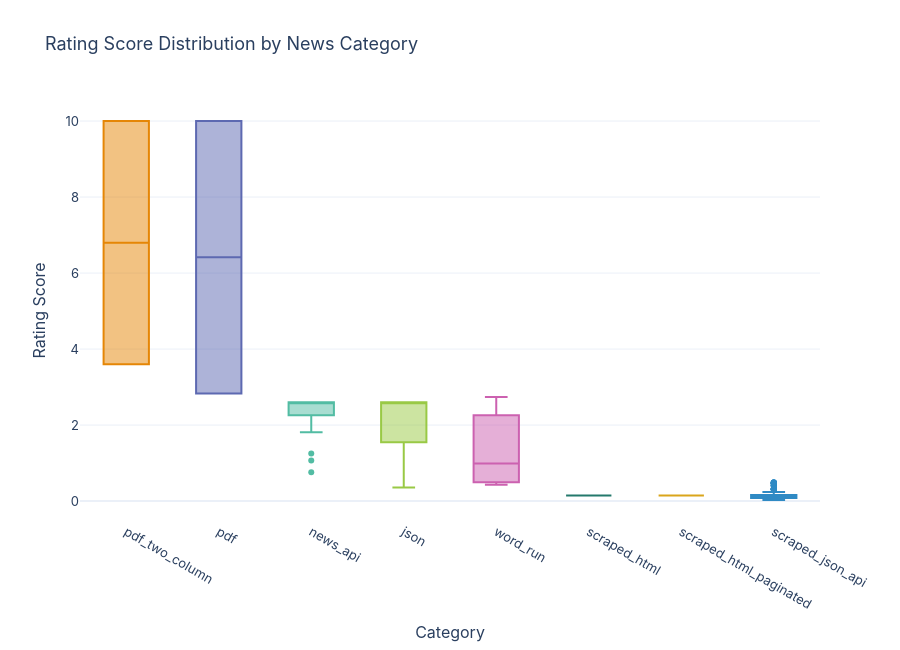

The code cell stored with this chart in its notebook:
### Markdown cell above
## 15. Interactive Chart — Rating by Category Boxplot

**Question and chart choice:** An interactive boxplot compares distributions across groups while allowing record-level hover inspection.

### Code cell
fig = build_rating_by_category_boxplot_fig(df)
path = _save_and_display_plotly(
    fig,
    "rating_by_category_interactive_boxplot",
    height=650,
)
print(path)

### Figure 1 — Plotly figure (JSON) as saved in the notebook; plotly's stock layout.template omitted (floating-point values rounded to 4 significant figures; data arrays with more than 128 entries replaced by an {"elided": "..."} marker saying what was removed)
{"data": [{"alignmentgroup": "True", "customdata": [["pdf_two_column", "data/raw/pdf/news_two_column.pdf", null, 2124, 2124], ["pdf_two_column", "data/raw/pdf/news_two_column.pdf", null, 360, 360], ["pdf_two_column", "data/raw/pdf/news_two_column.pdf", null, 2124, 2124], ["pdf_two_column", "data/raw/pdf/news_two_column.pdf", null, 360, 360], ["pdf_two_column", "unknown", null, 2124, 2124], ["pdf_two_column", "unknown", null, 360, 360], ["pdf_two_column", "unknown", null, 2124, 2124], ["pdf_two_column", "unknown", null, 360, 360], ["pdf_two_column", "unknown", null, 2124, 2124], ["pdf_two_column", "unknown", null, 360, 360], ["pdf_two_column", "unknown", null, 2124, 2124], ["pdf_two_column", "unknown", null, 360, 360], ["pdf_two_column", "unknown", null, 2124, 2124], ["pdf_two_column", "unknown", null, 360, 360], ["pdf_two_column", "unknown", null, 2124, 2124], ["pdf_two_column", "unknown", null, 360, 360], ["pdf_two_column", "unknown", null, 2124, 2124], ["pdf_two_column", "unknown", null, 360, 360]], "hovertemplate": "<b>%{hovertext}</b><br><br>Category=%{x}<br>Rating Score=%{y}<br>document_type=%{customdata[0]}<br>source_name=%{customdata[1]}<br>published_year=%{customdata[2]}<br>popularity=%{customdata[3]:.2f}<br>content_length=%{customdata[4]}<extra></extra>", "hovertext": ["Untitled record", "Untitled record", "Untitled record", "Untitled record", "Untitled record", "Untitled record", "Untitled record", "Untitled record", "Untitled record", "Untitled record", "Untitled record", "Untitled record", "Untitled record", "Untitled record", "Untitled record", "Untitled record", "Untitled record", "Untitled record"], "legendgroup": "pdf_two_column", "marker": {"color": "rgb(229, 134, 6)"}, "name": "pdf_two_column", "notched": false, "offsetgroup": "pdf_two_column", "orientation": "v", "showlegend": true, "type": "box", "x": ["pdf_two_column", "pdf_two_column", "pdf_two_column", "pdf_two_column", "pdf_two_column", "pdf_two_column", "pdf_two_column", "pdf_two_column", "pdf_two_column", "pdf_two_column", "pdf_two_column", "pdf_two_column", "pdf_two_column", "pdf_two_column", "pdf_two_column", "pdf_two_column", "pdf_two_column", "pdf_two_column"], "x0": " ", "xaxis": "x", "y": [10.0, 3.6, 10.0, 3.6, 10.0, 3.6, 10.0, 3.6, 10.0, 3.6, 10.0, 3.6, 10.0, 3.6, 10.0, 3.6, 10.0, 3.6], "y0": " ", "yaxis": "y"}, {"alignmentgroup": "True", "customdata": [["pdf", "data/raw/pdf/news_normal.pdf", null, 1019, 1019], ["pdf", "data/raw/pdf/news_normal.pdf", null, 283, 283], ["pdf", "data/raw/pdf/news_normal.pdf", null, 1019, 1019], ["pdf", "data/raw/pdf/news_normal.pdf", null, 283, 283], ["pdf", "unknown", null, 1019, 1019], ["pdf", "unknown", null, 283, 283], ["pdf", "unknown", null, 1019, 1019], ["pdf", "unknown", null, 283, 283], ["pdf", "unknown", null, 1019, 1019], ["pdf", "unknown", null, 283, 283], ["pdf", "unknown", null, 1019, 1019], ["pdf", "unknown", null, 283, 283], ["pdf", "unknown", null, 1019, 1019], ["pdf", "unknown", null, 283, 283], ["pdf", "unknown", null, 1019, 1019], ["pdf", "unknown", null, 283, 283], ["pdf", "unknown", null, 1019, 1019], ["pdf", "unknown", null, 283, 283]], "hovertemplate": "<b>%{hovertext}</b><br><br>Category=%{x}<br>Rating Score=%{y}<br>document_type=%{customdata[0]}<br>source_name=%{customdata[1]}<br>published_year=%{customdata[2]}<br>popularity=%{customdata[3]:.2f}<br>content_length=%{customdata[4]}<extra></extra>", "hovertext": ["Untitled record", "Untitled record", "Untitled record", "Untitled record", "Untitled record", "Untitled record", "Untitled record", "Untitled record", "Untitled record", "Untitled record", "Untitled record", "Untitled record", "Untitled record", "Untitled record", "Untitled record", "Untitled record", "Untitled record", "Untitled record"], "legendgroup": "pdf", "marker": {"color": "rgb(93, 105, 177)"}, "name": "pdf", "notched": false, "offsetgroup": "pdf", "orientation": "v", "showlegend": true, "type": "box", "x": ["pdf", "pdf", "pdf", "pdf", "pdf", "pdf", "pdf", "pdf", "pdf", "pdf", "pdf", "pdf", "pdf", "pdf", "pdf", "pdf", "pdf", "pdf"], "x0": " ", "xaxis": "x", "y": [10.0, 2.83, 10.0, 2.83, 10.0, 2.83, 10.0, 2.83, 10.0, 2.83, 10.0, 2.83, 10.0, 2.83, 10.0, 2.83, 10.0, 2.83], "y0": " ", "yaxis": "y"}, {"alignmentgroup": "True", "customdata": [["news_api", "motley fool australia", null, 181, 181], ["news_api", "the punch", null, 226, 226], ["news_api", "the times of india", null, 260, 260], ["news_api", "financial post", null, 260, 260], ["news_api", "cna", null, 260, 260], ["news_api", "the times of india", null, 260, 260], ["news_api", "khabarhub.com", null, 260, 260], ["news_api", "businessline", null, 125, 125], ["news_api", "the times of india", null, 228, 228], ["news_api", "rlsbb.to", null, 260, 260], ["news_api", "thechronicle.com.gh", null, 260, 260], ["news_api", "thechronicle.com.gh", null, 260, 260], ["news_api", "new zealand herald", null, 76, 76], ["news_api", "phonearena", null, 107, 107], ["news_api", "globalresearch.ca", null, 260, 260], ["news_api", "paul tan's automotive news", null, 260, 260], ["news_api", "the times of india", null, 260, 260], ["news_api", "globenewswire", null, 260, 260]], "hovertemplate": "<b>%{hovertext}</b><br><br>Category=%{x}<br>Rating Score=%{y}<br>document_type=%{customdata[0]}<br>source_name=%{customdata[1]}<br>published_year=%{customdata[2]}<br>popularity=%{customdata[3]:.2f}<br>content_length=%{customdata[4]}<extra></extra>", "hovertext": ["Why EOS, Humm, New Hope, and Sims shares are storming higher today", "SWDC partners FTID to boost S’West rural devt", "GATE 2026 final answer key not released yet, results likely to be out tomorrow: Check details here", "LTM Named NVIDIA Partner Network ‘Rising Star Consulting Partner of the Year’ at NVIDIA GTC 2026", "Asian stocks rally as oil retreats, Fed in spotlight", "Trump administration defends Anthropic blacklisting in US court", "Economic Digest: Nepal’s Business News in a Snap", "17 stocks including Tata Steel, SBI, Varun Beverages, Shree Cement, Wipro, Ceigall, NHPC, Paisalo, Strides Pharma will remain in focus on Wednesday", "Nvidia preparing Groq chips that can be sold in Chinese market, sources say", "Heroes of Science and Fiction-TENOKE", "Ghana’s Mining Investment Ranking Tumbles …Jinapor Expresses Concern", "I’ll Model Ghana Police After Scotland Yard, NYPD –IGP", "NZ Dairy Industry Awards 2026: Olivia Sutton and Craig Dobbe win Auckland Hauraki share farmer title", "Your next Galaxy may lose a key Samsung feature to cut costs", "A New Study Challenges the Climate Establishment’s Key Warming Metric", "Tesla sued for USD1 million after Cybertruck nearly drives off Houston overpass while FSD mode engaged", "Global Market | Nikkei jumps nearly 2% as AI, chip stocks rally", "SAB BIO Announces Pricing of $85 Million Public Offering of Common Stock and Pre-Funded Warrants"], "legendgroup": "news_api", "marker": {"color": "rgb(82, 188, 163)"}, "name": "news_api", "notched": false, "offsetgroup": "news_api", "orientation": "v", "showlegend": true, "type": "box", "x": ["news_api", "news_api", "news_api", "news_api", "news_api", "news_api", "news_api", "news_api", "news_api", "news_api", "news_api", "news_api", "news_api", "news_api", "news_api", "news_api", "news_api", "news_api"], "x0": " ", "xaxis": "x", "y": [1.81, 2.26, 2.6, 2.6, 2.6, 2.6, 2.6, 1.25, 2.28, 2.6, 2.6, 2.6, 0.76, 1.07, 2.6, 2.6, 2.6, 2.6], "y0": " ", "yaxis": "y"}, {"alignmentgroup": "True", "customdata": {"elided": "89x5 mixed values"}, "hovertemplate": "<b>%{hovertext}</b><br><br>Category=%{x}<br>Rating Score=%{y}<br>document_type=%{customdata[0]}<br>source_name=%{customdata[1]}<br>published_year=%{customdata[2]}<br>popularity=%{customdata[3]:.2f}<br>content_length=%{customdata[4]}<extra></extra>", "hovertext": ["Samsung introduces Hearapy, an app that helps reduce motion sickness using sound", "Royals #1 Preview: Telepathic Twins Gamble in Seoul's Underworld", "Here's How To Decipher The Different Grades Of Motor Oil", "Newsom Signs Executive Order Requiring AI Companies to Provide Safety, Privacy Guardrails", "Economic Digest: Nepal’s Business News in a Snap", "Soil Health: How Deep It Goes & How to Improve It | growᴬᴳ", "Kobo Libra 2 has better Kobo Remote connectivity", "Mind games: How football stars are fuelling chess boom", "Blackline Safety Announces 2026 Voting Results from Shareholders Meeting", "Toshiba Begins Sampling of 30-34 TB SMR Nearline Hard Disk Drives", "Ticket #64996 (Allow non-ASCII (Unicode) usernames) created", "Your Next Sleep Tracker Isn’t a Watch, It’s Your Bedside Lamp", "Commentary: AI drives global tech layoffs, but Intel, QNAP, and Realtek tell different stories", "Hume Health Hume Band Claims Evaluated: Does It Work or Just Another AI-Powered Fitness Activity Tracker", "Tech4Dev names Abraham Akpan country manager", "Toyota is still trying to make hydrogen-fueled vehicles a reality", "Observed and projected climate extremes in northwest highlands of Ethiopia and their implications in potato-based farming systems", "Army Reaches Conditional Agreement with Private Industry for Hyperscaled Data Centers", "Hollywood High Forever: Mitski’s Residency Shines a Fresh Light on the Famed School’s Rich Show-Biz History", "RAKIA Achieves CMMC Level 1 Compliance, Expanding Access to U.S. Defense Contracts and Accelerating Federal Growth Strategy", "Bitcoin And Ethereum Adoption Gets A Boost From Schwab Launch", "Canadian and Global News Roundup: Space Missions, Scams, Health Alerts, and More", "Chinese Scientists Bioengineering Plants With Firefly Genes to Glow, in Effort to Light Cities at Night", "Erdogan's digital Iron Curtain", "I didn’t realize how much of Amazon's Fallout set was actually real", "Exposing a Radiation-Hardened 2.4 GHz Wi-Fi Receiver to 500 Kilograys", "AI-Driven school expanding to major US cities despite union pushback", "Student Asked His Tech Savvy Friend To Permanently Disable A School Chromebook Before Teachers Could Inspect It, So The Friend Used The Opportunity To Settle An Old Score And Fried The Laptop Completely", "Red state city piles on charges for grandma arrested for crude costume at Trump protest", "Oklahoma Considers Using Aerial Photography to Assess Property Taxes Without Inspections", "SoftServe Launches New Brand Identity: ‘Technology Elevated’", "Billions Lost to Server Outages in 2025: Cloud Failures Cost Global Economy Hundreds of Billions", "Ray Dalio says we're in a world war — and it's only just beginning", "Amazon Deals of the Day: Put a Samsung Galaxy Watch 8 on Your Wrist for $60 Off", "SoftServe Launches New Brand Identity: ‘Technology Elevated’", "F-35 Got Hit", "IBFD and Vrije Universiteit Amsterdam Announce Launch of an Online Tax & Technology Certificate Programme", "ANSR Announces Launch of ANSR MedTech, a Global Capability Center for High-Growth MedTech Leader", "JFE Engineering Corp invests ₹128 cr in 2 projects of Antony Waste Handling Cell in AP", "GILDA Blu-ray Review: The Atypical Noir Gets a Fresh Restoration", "India no longer interested in hosting COP33 climate event in 2028", "New Yorkers Like What They See From Mamdani So Far", "Readers Write: Chatbots Are Repeating a Familiar Healthcare Mistake", "Apple's Three-Year Plan to 'Reinvent' the iPhone is Underway", "Crypto Long & Short: Asia’s digital asset crackdown: accountability gets personal", "Sony's Super Bright True RGB TV Technology Is Turning Heads", "Gen Z workers are so fearful AI will take their job they’re intentionally sabotaging their company’s AI rollout", "ADI Predictstreet Secures Gibraltar Regulatory Approval to Scale Its Data-Driven Forecasting Platform Globally", "Microsoft acknowledges Windows 11’s search problems, working on a fix", "Hackers steal and leak sensitive LAPD police documents | TechCrunch", "When does a Samsung Galaxy tablet make the difference for your business?", "New York Times Guild Slams Paper’s AI Policies as ‘Woefully Inadequate’", "(PR) Intel and SambaNova Advance Agentic AI with Xeon 6", "Advancing Novel Surrogate Endpoints For Rare Disease Drug Development Workshop - 05/18/2026", "The Chicago underground rock community grieves engineer Simon Small", "Fiserv Hires JPMorgan Executive Adam Hyde to Lead Merchant Operations", "CDER and CBER accept first submission to ISTAND Pilot Program", "UPSC Quiz – 2026 : IASbaba’s Daily Current Affairs Quiz 8th April 2026", "Flow Cytometry Market Set to Surpass USD 12.19 Billion by 2035, Driven by Rising Demand for Precision Diagnostics – SNS Insider", "Zinc7 Claims Evaluated: The Most Potent Zinc Supplement on the Market by True Cellular Formulas", "Big money wants a seat in deals, not just funds—and it’s reshaping India’s private markets", "War disruptions fuel interest in EV retrofits, demand more than doubles", "NHRC member defends notice to MeitY, says child safety concerns override pending DPDP enforcement", "Central government yet to notify selection panels for data protection board", "Startups spot a cool opening as ACs become everyday need", "Brain health startup Ivory develops 'treadmill test' for brain; focusses on cognitive health in India", "Moving up the value chain proves costly as tech majors and GCCs slash jobs", "In the face of rampant AI, is ‘data poisoning’ a new form of civil disobedience?", "Gatchaman #17 Preview: Science Ninjas Vs. Alien Nerds", "Together we can eradicate this stowaway menace", "Nigeria’s painful loss of military men to insurgency", "Lagos college warns aesthetic medicine students on safety", "WATCH: Video captures moment hero principal takes down gunman at Oklahoma high school", "WATCH: Rock & Roll Hall of Fame's class of 2026 includes Phil Collins, Wu-Tang Clan and more", "Automated Content Marketing Workflow: 6-Step Guide", "Nasdaq 100, S&P 500 finish at record on Intel’s blowout results", "HERE and KOTEI partner to build AI‑native navigation for the software‑defined vehicle era", "Navy review puts future of highest-tech US aircraft carriers in question", "US orders global warning over alleged AI theft by DeepSeek and Chinese firms", "PITAKA Is Letting the World Design Its Next Phone Cases, Royalties Included. Here’s How To Participate", "Sorry AI, you’re just not human enough", "On air pollution, we need to get the scientific plumbing right: Santosh Harish, Coefficient Giving", "Asked to work beyond office hours? Know your rights under new Labour Code", "US State Dept orders global warning about alleged AI thefts by DeepSeek, other Chinese firms", "U.S. embassy signs MOU with Ilorin Innovation Hub for tech expansion", "iSpring to Showcase Cutting-Edge Water Filtration Solutions at WQA 2026 Expo", "China’s First Purpose-Built Robotaxi Customized for CaoCao Debuts at Auto China 2026, with Mass Production Planned for 2027", "DOHS Cares, TSM House partner to deploy digital tools against rising SGBV, femicide cases", "Govt forms panel under SBI chief to assess risks from AI platform Mythos"], "legendgroup": "json", "marker": {"color": "rgb(153, 201, 69)"}, "name": "json", "notched": false, "offsetgroup": "json", "orientation": "v", "showlegend": true, "type": "box", "x": ["json", "json", "json", "json", "json", "json", "json", "json", "json", "json", "json", "json", "json", "json", "json", "json", "json", "json", "json", "json", "json", "json", "json", "json", "json", "json", "json", "json", "json", "json", "json", "json", "json", "json", "json", "json", "json", "json", "json", "json", "json", "json", "json", "json", "json", "json", "json", "json", "json", "json", "json", "json", "json", "json", "json", "json", "json", "json", "json", "json", "json", "json", "json", "json", "json", "json", "json", "json", "json", "json", "json", "json", "json", "json", "json", "json", "json", "json", "json", "json", "json", "json", "json", "json", "json", "json", "json", "json", "json"], "x0": " ", "xaxis": "x", "y": [2.6, 2.6, 1.53, 0.73, 2.6, 1.35, 2.05, 1.83, 2.6, 2.6, 2.6, 2.1, 2.6, 1.47, 2.28, 2.6, 2.6, 2.6, 2.6, 0.92, 2.6, 1.99, 1.93, 1.86, 1.08, 1.98, 1.71, 0.36, 2.6, 1.84, 2.6, 2.6, 1.42, 1.24, 0.67, 2.6, 2.6, 2.6, 1.71, 2.6, 1.35, 1.57, 0.76, 2.6, 2.6, 2.6, 1.41, 2.6, 2.6, 1.72, 2.6, 2.6, 2.6, 1.84, 2.6, 2.6, 2.44, 2.6, 2.6, 1.43, 1.01, 1.88, 2.6, 2.6, 2.6, 2.6, 2.6, 1.1, 2.6, 2.35, 2.4, 2.46, 0.88, 0.96, 1.52, 1.72, 2.6, 2.6, 1.72, 2.6, 0.89, 1.2, 2.6, 2.6, 2.6, 2.6, 1.27, 2.6, 1.55], "y0": " ", "yaxis": "y"}, {"alignmentgroup": "True", "customdata": {"elided": "56x5 mixed values"}, "hovertemplate": "<b>%{hovertext}</b><br><br>Category=%{x}<br>Rating Score=%{y}<br>document_type=%{customdata[0]}<br>source_name=%{customdata[1]}<br>published_year=%{customdata[2]}<br>popularity=%{customdata[3]:.2f}<br>content_length=%{customdata[4]}<extra></extra>", "hovertext": ["Untitled record", "Untitled record", "Untitled record", "Untitled record", "Untitled record", "Untitled record", "Untitled record", "Untitled record", "Untitled record", "Untitled record", "Untitled record", "Untitled record", "Untitled record", "Untitled record", "Untitled record", "Untitled record", "Untitled record", "Untitled record", "Untitled record", "Untitled record", "Untitled record", "Untitled record", "Untitled record", "Untitled record", "Untitled record", "Untitled record", "Untitled record", "Untitled record", "Untitled record", "Untitled record", "Untitled record", "Untitled record", "Untitled record", "Untitled record", "Untitled record", "Untitled record", "Untitled record", "Untitled record", "Untitled record", "Untitled record", "Untitled record", "Untitled record", "Untitled record", "Untitled record", "Untitled record", "Untitled record", "Untitled record", "Untitled record", "Untitled record", "Untitled record", "Untitled record", "Untitled record", "Untitled record", "Untitled record", "Untitled record", "Untitled record"], "legendgroup": "word_run", "marker": {"color": "rgb(204, 97, 176)"}, "name": "word_run", "notched": false, "offsetgroup": "word_run", "orientation": "v", "showlegend": true, "type": "box", "x": ["word_run", "word_run", "word_run", "word_run", "word_run", "word_run", "word_run", "word_run", "word_run", "word_run", "word_run", "word_run", "word_run", "word_run", "word_run", "word_run", "word_run", "word_run", "word_run", "word_run", "word_run", "word_run", "word_run", "word_run", "word_run", "word_run", "word_run", "word_run", "word_run", "word_run", "word_run", "word_run", "word_run", "word_run", "word_run", "word_run", "word_run", "word_run", "word_run", "word_run", "word_run", "word_run", "word_run", "word_run", "word_run", "word_run", "word_run", "word_run", "word_run", "word_run", "word_run", "word_run", "word_run", "word_run", "word_run", "word_run"], "x0": " ", "xaxis": "x", "y": [0.5, 0.7, 2.74, 2.58, 1.94, 0.43, 0.49, 1.28, 0.5, 0.7, 2.74, 2.58, 1.94, 0.43, 0.49, 1.28, 0.5, 0.7, 2.74, 2.58, 1.94, 0.43, 0.49, 1.28, 0.5, 0.7, 2.74, 2.58, 1.94, 0.43, 0.49, 1.28, 0.5, 0.7, 2.74, 2.58, 1.94, 0.43, 0.49, 1.28, 0.5, 0.7, 2.74, 2.58, 1.94, 0.43, 0.49, 1.28, 0.5, 0.7, 2.74, 2.58, 1.94, 0.43, 0.49, 1.28], "y0": " ", "yaxis": "y"}, {"alignmentgroup": "True", "customdata": {"elided": "125x5 mixed values"}, "hovertemplate": "<b>%{hovertext}</b><br><br>Category=%{x}<br>Rating Score=%{y}<br>document_type=%{customdata[0]}<br>source_name=%{customdata[1]}<br>published_year=%{customdata[2]}<br>popularity=%{customdata[3]:.2f}<br>content_length=%{customdata[4]}<extra></extra>", "hovertext": ["Untitled record", "Untitled record", "Untitled record", "Untitled record", "Untitled record", "Untitled record", "Untitled record", "Untitled record", "Untitled record", "Untitled record", "Untitled record", "Untitled record", "Untitled record", "Untitled record", "Untitled record", "Untitled record", "Untitled record", "Untitled record", "Untitled record", "Untitled record", "Untitled record", "Untitled record", "Untitled record", "Untitled record", "Untitled record", "Untitled record", "Untitled record", "Untitled record", "Untitled record", "Untitled record", "Untitled record", "Untitled record", "Untitled record", "Untitled record", "Untitled record", "Untitled record", "Untitled record", "Untitled record", "Untitled record", "Untitled record", "Untitled record", "Untitled record", "Untitled record", "Untitled record", "Untitled record", "Untitled record", "Untitled record", "Untitled record", "Untitled record", "Untitled record", "Untitled record", "Untitled record", "Untitled record", "Untitled record", "Untitled record", "Untitled record", "Untitled record", "Untitled record", "Untitled record", "Untitled record", "Untitled record", "Untitled record", "Untitled record", "Untitled record", "Untitled record", "Untitled record", "Untitled record", "Untitled record", "Untitled record", "Untitled record", "Untitled record", "Untitled record", "Untitled record", "Untitled record", "Untitled record", "Untitled record", "Untitled record", "Untitled record", "Untitled record", "Untitled record", "Untitled record", "Untitled record", "Untitled record", "Untitled record", "Untitled record", "Untitled record", "Untitled record", "Untitled record", "Untitled record", "Untitled record", "Untitled record", "Untitled record", "Untitled record", "Untitled record", "Untitled record", "Untitled record", "Untitled record", "Untitled record", "Untitled record", "Untitled record", "Untitled record", "Untitled record", "Untitled record", "Untitled record", "Untitled record", "Untitled record", "Untitled record", "Untitled record", "Untitled record", "Untitled record", "Untitled record", "Untitled record", "Untitled record", "Untitled record", "Untitled record", "Untitled record", "Untitled record", "Untitled record", "Untitled record", "Untitled record", "Untitled record", "Untitled record", "Untitled record", "Untitled record", "Untitled record"], "legendgroup": "scraped_html", "marker": {"color": "rgb(36, 121, 108)"}, "name": "scraped_html", "notched": false, "offsetgroup": "scraped_html", "orientation": "v", "showlegend": true, "type": "box", "x": ["scraped_html", "scraped_html", "scraped_html", "scraped_html", "scraped_html", "scraped_html", "scraped_html", "scraped_html", "scraped_html", "scraped_html", "scraped_html", "scraped_html", "scraped_html", "scraped_html", "scraped_html", "scraped_html", "scraped_html", "scraped_html", "scraped_html", "scraped_html", "scraped_html", "scraped_html", "scraped_html", "scraped_html", "scraped_html", "scraped_html", "scraped_html", "scraped_html", "scraped_html", "scraped_html", "scraped_html", "scraped_html", "scraped_html", "scraped_html", "scraped_html", "scraped_html", "scraped_html", "scraped_html", "scraped_html", "scraped_html", "scraped_html", "scraped_html", "scraped_html", "scraped_html", "scraped_html", "scraped_html", "scraped_html", "scraped_html", "scraped_html", "scraped_html", "scraped_html", "scraped_html", "scraped_html", "scraped_html", "scraped_html", "scraped_html", "scraped_html", "scraped_html", "scraped_html", "scraped_html", "scraped_html", "scraped_html", "scraped_html", "scraped_html", "scraped_html", "scraped_html", "scraped_html", "scraped_html", "scraped_html", "scraped_html", "scraped_html", "scraped_html", "scraped_html", "scraped_html", "scraped_html", "scraped_html", "scraped_html", "scraped_html", "scraped_html", "scraped_html", "scraped_html", "scraped_html", "scraped_html", "scraped_html", "scraped_html", "scraped_html", "scraped_html", "scraped_html", "scraped_html", "scraped_html", "scraped_html", "scraped_html", "scraped_html", "scraped_html", "scraped_html", "scraped_html", "scraped_html", "scraped_html", "scraped_html", "scraped_html", "scraped_html", "scraped_html", "scraped_html", "scraped_html", "scraped_html", "scraped_html", "scraped_html", "scraped_html", "scraped_html", "scraped_html", "scraped_html", "scraped_html", "scraped_html", "scraped_html", "scraped_html", "scraped_html", "scraped_html", "scraped_html", "scraped_html", "scraped_html", "scraped_html", "scraped_html", "scraped_html", "scraped_html", "scraped_html"], "x0": " ", "xaxis": "x", "y": [0.15, 0.15, 0.15, 0.15, 0.15, 0.15, 0.15, 0.15, 0.15, 0.15, 0.15, 0.15, 0.15, 0.15, 0.15, 0.15, 0.15, 0.15, 0.15, 0.15, 0.15, 0.15, 0.15, 0.15, 0.15, 0.15, 0.15, 0.15, 0.15, 0.15, 0.15, 0.15, 0.15, 0.15, 0.15, 0.15, 0.15, 0.15, 0.15, 0.15, 0.15, 0.15, 0.15, 0.15, 0.15, 0.15, 0.15, 0.15, 0.15, 0.15, 0.15, 0.15, 0.15, 0.15, 0.15, 0.15, 0.15, 0.15, 0.15, 0.15, 0.15, 0.15, 0.15, 0.15, 0.15, 0.15, 0.15, 0.15, 0.15, 0.15, 0.15, 0.15, 0.15, 0.15, 0.15, 0.15, 0.15, 0.15, 0.15, 0.15, 0.15, 0.15, 0.15, 0.15, 0.15, 0.15, 0.15, 0.15, 0.15, 0.15, 0.15, 0.15, 0.15, 0.15, 0.15, 0.15, 0.15, 0.15, 0.15, 0.15, 0.15, 0.15, 0.15, 0.15, 0.15, 0.15, 0.15, 0.15, 0.15, 0.15, 0.15, 0.15, 0.15, 0.15, 0.15, 0.15, 0.15, 0.15, 0.15, 0.15, 0.15, 0.15, 0.15, 0.15, 0.15], "y0": " ", "yaxis": "y"}, {"alignmentgroup": "True", "customdata": {"elided": "500x5 mixed values"}, "hovertemplate": "<b>%{hovertext}</b><br><br>Category=%{x}<br>Rating Score=%{y}<br>document_type=%{customdata[0]}<br>source_name=%{customdata[1]}<br>published_year=%{customdata[2]}<br>popularity=%{customdata[3]:.2f}<br>content_length=%{customdata[4]}<extra></extra>", "hovertext": {"elided": "500 str values"}, "legendgroup": "scraped_html_paginated", "marker": {"color": "rgb(218, 165, 27)"}, "name": "scraped_html_paginated", "notched": false, "offsetgroup": "scraped_html_paginated", "orientation": "v", "showlegend": true, "type": "box", "x": {"elided": "500 str values"}, "x0": " ", "xaxis": "x", "y": {"elided": "500 float values"}, "y0": " ", "yaxis": "y"}, {"alignmentgroup": "True", "customdata": {"elided": "435x5 mixed values"}, "hovertemplate": "<b>%{hovertext}</b><br><br>Category=%{x}<br>Rating Score=%{y}<br>document_type=%{customdata[0]}<br>source_name=%{customdata[1]}<br>published_year=%{customdata[2]}<br>popularity=%{customdata[3]:.2f}<br>content_length=%{customdata[4]}<extra></extra>", "hovertext": {"elided": "435 str values"}, "legendgroup": "scraped_json_api", "marker": {"color": "rgb(47, 138, 196)"}, "name": "scraped_json_api", "notched": false, "offsetgroup": "scraped_json_api", "orientation": "v", "showlegend": true, "type": "box", "x": {"elided": "435 str values"}, "x0": " ", "xaxis": "x", "y": {"elided": "435 float values"}, "y0": " ", "yaxis": "y"}], "layout": {"boxmode": "overlay", "font": {"family": "Inter", "size": 13}, "height": 650, "legend": {"title": {"text": "Category"}, "tracegroupgap": 0}, "showlegend": false, "title": {"text": "Rating Score Distribution by News Category"}, "xaxis": {"anchor": "y", "categoryarray": ["pdf_two_column", "pdf", "news_api", "json", "word_run", "scraped_html", "scraped_html_paginated", "scraped_json_api"], "categoryorder": "array", "domain": [0, 1], "title": {"text": "Category"}}, "yaxis": {"anchor": "x", "domain": [0, 1], "title": {"text": "Rating Score"}}}}
